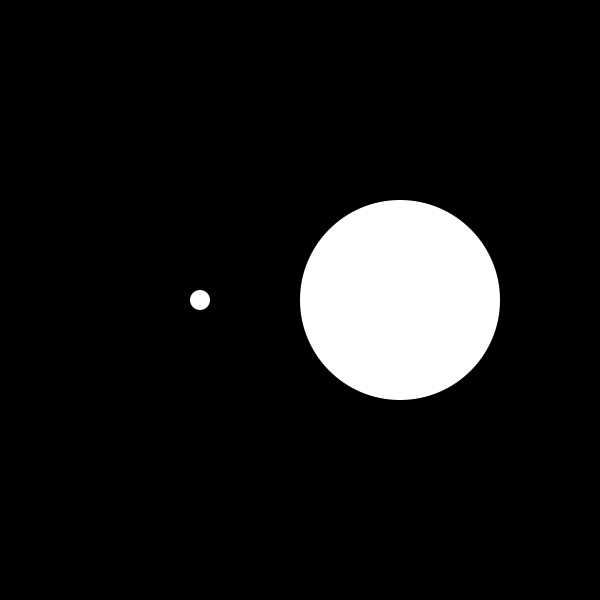
Frame 1 (no input)
Frame 60 (the mouse pressed at the canvas centre just before this capture): identical to frame 1, image omitted
Frame 120 (the mouse held since frame 60 and released just before this capture): identical to frame 1, image omitted

The Processing sketch that drew this single still picture (run headless with seeded random() and noise(); from frame 60 on, the mouse is pressed at the canvas centre):

// Processing sketch: custom_class
// ── custom_class.pde

Ball ball1, ball2;	// Declare objects
boolean start;		// The start state. When this is true, ball1 will follow the mouse

void setup(){
	size(600,600);

	// Instantiate (create an instance of) objects with positioning and size arguments 
	ball1 = new Ball(200, height/2, 20);
	ball2 = new Ball(400, height/2, 200);
}

void draw(){
	background(0);

	if(start == true){
		// Set ball1 position to mouse position
		ball1.update(mouseX, mouseY);
		// ball2 will not move, so it is not necessary to use its update method
	}

	// Check for collision
	ball1.hitTest(ball2);
	ball2.hitTest(ball1);

	// Draw balls
	ball1.draw();
	ball2.draw();
}


void mouseMoved(){
	start = true;
}
// ── Ball.pde
// Class name should always be capitalized and match the name of the file
class Ball{

	// Declaring all properties (variables) that are specific to each object instance.
	float x, y, diameter, radius;
	color fillColor;

	// The object's constructor method (function). Think of this like setup().
	// This constructor takes temporary arguments which are used to set the object's properties.
	// The underscore in the names just makes it easy to recognize that these variables are temporary.
	Ball(float _x, float _y, float _diameter){
		x = _x;
		y = _y;
		diameter = _diameter;
		radius = diameter/2;
		fillColor = #FFFFFF;
	}

	// An object's functions are called methods.
	// This method was created to update the position of the object from the sketch's draw() loop.
	// If an object does not need to move, this method does not need to be called.
	void update(float _newX, float _newY){
		x = _newX;
		y = _newY;
	}

	// Method for drawing this object to the screen.
	void draw(){
		fill(fillColor);
		noStroke();
		ellipse(x, y, diameter, diameter);
	}

	// Method for testing collision with another Ball object.
	// A second Ball is given as an argument
	void hitTest(Ball _b){
		if(dist(x, y, _b.x, _b.y) < radius + _b.radius) {
			fillColor = #FFFF00;
		}
		else {
			fillColor = #FFFFFF;
		}
	}
}
